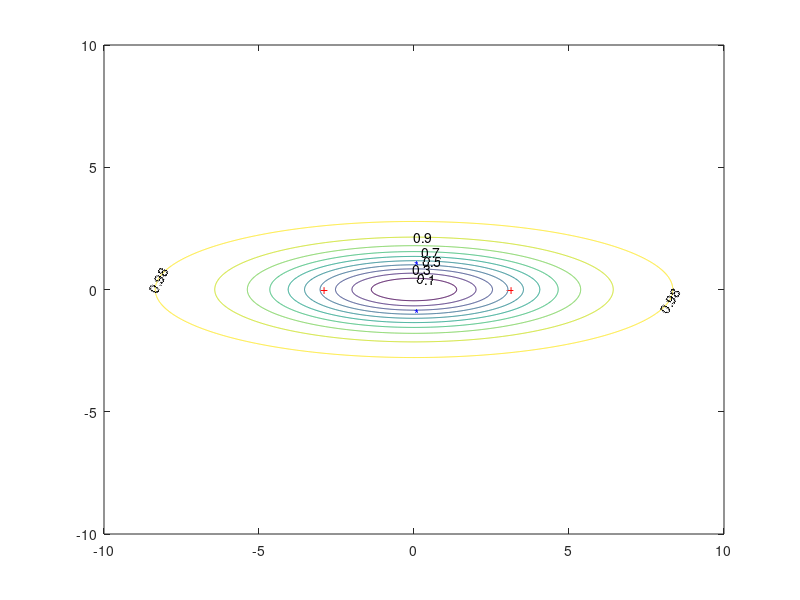

Write MATLAB code to recreate this figure.
function [] = test2()

  x1 = -10:.02:10; x2 = -10:.02:10;
  [X1,X2] = meshgrid(x1,x2);
  F = mvnpdf([X1(:) X2(:)],[0 0],[9 0; 0 1]);
  F = reshape(F,length(x2),length(x1));
  F = F./sum(sum(F));

  %mesh(F);
  [FF,I] = sort(F(:),1,'descend');
  FFsum = cumsum(FF);
  % Load the values of FFsum into YY according to the original order of F
  % given by index I
  YY = ones(length(FF),1);
  YY(I) = FFsum;
  % Reshape YY to have the orignal form of F
  YYY = reshape(YY,size(F));
  % Plot the contours of the cumulative weight
%  figure
%  pcolor(x1,x2,F)
%  shading interp
  figure
  contour_levels = [[0.1:0.1:0.9] 0.98]; 
  contour_labels = [[0.1:0.2:0.9] 0.98];
  [C,h] = contour(x1,x2,YYY,contour_levels);
  clabel(C,h,contour_labels,'labelspacing',500)

  text(3,0,'+','Color','red');
  text(-3,0,'+','Color','red');
  text(0,1,'*','Color','blue');
  text(0,-1,'*','Color','blue');

end
